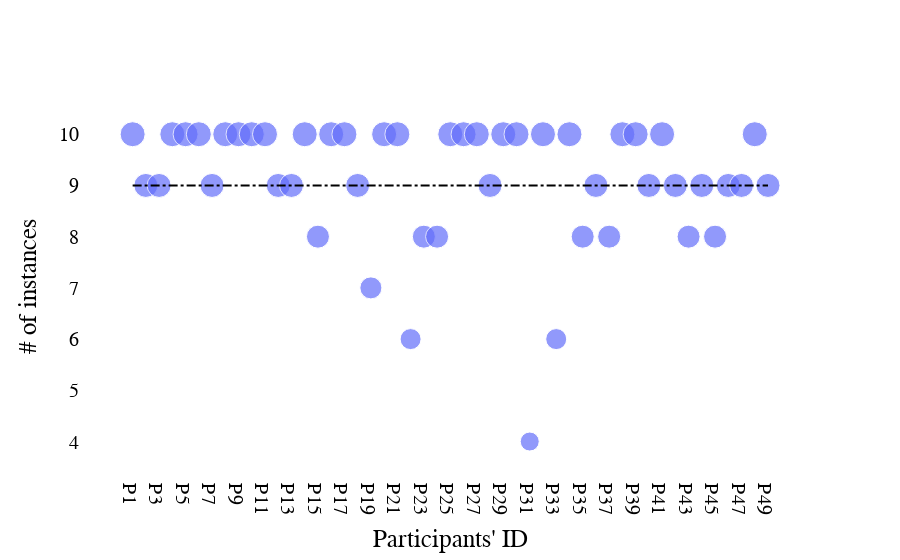

Notebook cell for this chart:
### Code cell
text_font_size = 25
tick_font_size = 20

plt_data_score = go.Scatter(
    x=get_id_list(len(dic_id_n_instance.values())), y= list(dic_id_n_instance.values()),
    mode='markers',
    marker_size = list(map(lambda score: score+15, dic_id_n_instance.values())))

layout = go.Layout(
    title=go.layout.Title(text='', x=0),
    xaxis=go.layout.XAxis(title=go.layout.xaxis.Title(
    text='Participants\' ID ', font=dict(family='Times New Roman', size=text_font_size, color='#000000')),
    tickmode = 'array', color="#000000", tickfont=dict(family='Times New Roman', size=tick_font_size)),

    yaxis=go.layout.YAxis(title=go.layout.yaxis.Title(
    text='# of instances',
    font=dict(family='Times New Roman', size=text_font_size, color='#000000')),
    tickmode = 'array', color="#000000", tickfont=dict(family='Times New Roman', size=tick_font_size)),
    plot_bgcolor = '#FFFFFF')

fig = go.Figure(plt_data_score, layout=layout)
fig.add_shape(type="line", x0='P1', y0=9, x1='P49', y1=9, line=dict(color='#000000', width=2, dash="dashdot"))
fig

### Figure 1 — Plotly figure (JSON) as saved in the notebook; plotly's stock layout.template omitted (floating-point values rounded to 4 significant figures)
{"data": [{"marker": {"size": [25, 24, 24, 25, 25, 25, 24, 25, 25, 25, 25, 24, 24, 25, 23, 25, 25, 24, 22, 25, 25, 21, 23, 23, 25, 25, 25, 24, 25, 25, 19, 25, 21, 25, 23, 24, 23, 25, 25, 24, 25, 24, 23, 24, 23, 24, 24, 25, 24]}, "mode": "markers", "type": "scatter", "x": ["P1", "P2", "P3", "P4", "P5", "P6", "P7", "P8", "P9", "P10", "P11", "P12", "P13", "P14", "P15", "P16", "P17", "P18", "P19", "P20", "P21", "P22", "P23", "P24", "P25", "P26", "P27", "P28", "P29", "P30", "P31", "P32", "P33", "P34", "P35", "P36", "P37", "P38", "P39", "P40", "P41", "P42", "P43", "P44", "P45", "P46", "P47", "P48", "P49"], "y": [10, 9, 9, 10, 10, 10, 9, 10, 10, 10, 10, 9, 9, 10, 8, 10, 10, 9, 7, 10, 10, 6, 8, 8, 10, 10, 10, 9, 10, 10, 4, 10, 6, 10, 8, 9, 8, 10, 10, 9, 10, 9, 8, 9, 8, 9, 9, 10, 9]}], "layout": {"autosize": true, "plot_bgcolor": "#FFFFFF", "shapes": [{"line": {"color": "#000000", "dash": "dashdot", "width": 2}, "type": "line", "x0": "P1", "x1": "P49", "y0": 9, "y1": 9}], "title": {"text": "", "x": 0}, "xaxis": {"autorange": true, "color": "#000000", "range": [-3.381, 51.36], "tickfont": {"family": "Times New Roman", "size": 20}, "tickmode": "array", "title": {"font": {"color": "#000000", "family": "Times New Roman", "size": 25}, "text": "Participants' ID "}, "type": "category"}, "yaxis": {"autorange": true, "color": "#000000", "range": [3.035, 11.14], "tickfont": {"family": "Times New Roman", "size": 20}, "tickmode": "array", "title": {"font": {"color": "#000000", "family": "Times New Roman", "size": 25}, "text": "# of instances"}, "type": "linear"}}}
